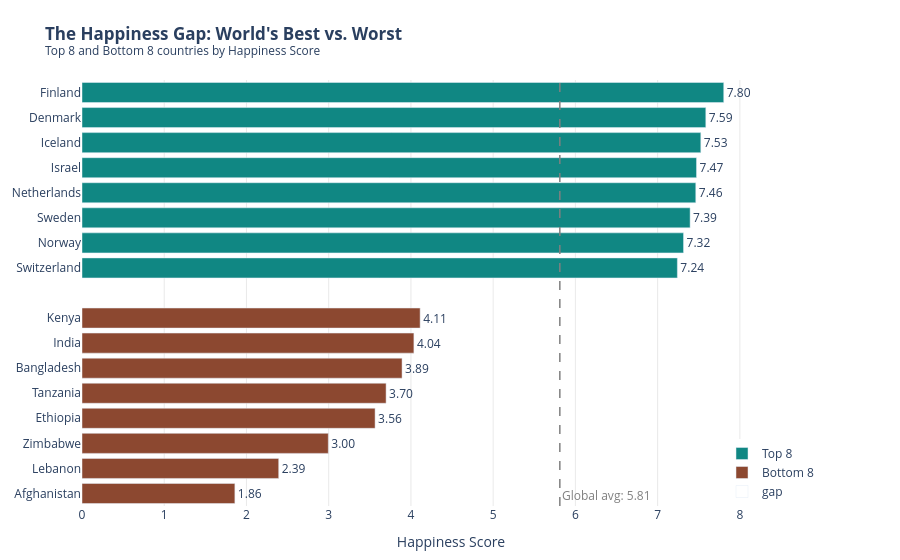

This figure's notebook cell:
### Code cell
spacer = pd.DataFrame({
    'Country': [''],
    'Happiness_Score': [np.nan],
    'Group': ['gap']
})

bottom8_sorted = bottom8.sort_values('Happiness_Score', ascending=False) 
top8_sorted    = top8.sort_values('Happiness_Score', ascending=False)
combined = pd.concat([top8_sorted, spacer, bottom8_sorted], ignore_index=True)

fig = px.bar(
    combined,
    x='Happiness_Score',
    y='Country',
    orientation='h',
    color='Group',
    text='Happiness_Score',
    title='<b>The Happiness Gap: World\'s Best vs. Worst</b><br><sup>Top 8 and Bottom 8 countries by Happiness Score</sup>',
    color_discrete_map={
        'Top 8':    '#108783',
        'Bottom 8': '#8C4830',
        'gap':      'rgba(0,0,0,0)',
    },
    category_orders={
        'Country': combined['Country'].tolist(), 
        'Group':   ['Top 8', 'Bottom 8'], 
    },
)

fig.update_traces(
    texttemplate='%{text:.2f}',
    textposition='outside'
)

fig.add_vline(
    x=global_avg,
    line_dash='dash',
    line_color='grey',
    line_width=1.5,
    annotation_text=f'Global avg: {global_avg:.2f}',
    annotation_position='bottom right',
    annotation_font_color='grey',
)

fig.update_layout(
    plot_bgcolor='white',
    xaxis=dict(
        title='Happiness Score',
        showgrid=True,
        gridcolor='lightgrey',
        gridwidth=0.5,
        range=[0, combined['Happiness_Score'].max(skipna=True) * 1.15],
    ),
    yaxis_title=None,
    legend=dict(
        title=None,
        x=1,
        y=0,
        xanchor='right',
        yanchor='bottom',
    ),
    margin=dict(l=20, r=80, t=80, b=40),
)

fig.show()

### Figure 1 — Plotly figure (JSON) as saved in the notebook; plotly's stock layout.template omitted (floating-point values rounded to 4 significant figures)
{"data": [{"hovertemplate": "Group=Top 8<br>Happiness_Score=%{text}<br>Country=%{y}<extra></extra>", "legendgroup": "Top 8", "marker": {"color": "#108783", "pattern": {"shape": ""}}, "name": "Top 8", "orientation": "h", "showlegend": true, "text": [7.804, 7.586, 7.525, 7.473, 7.464, 7.395, 7.315, 7.24], "textposition": "outside", "texttemplate": "%{text:.2f}", "type": "bar", "x": [7.804, 7.586, 7.525, 7.473, 7.464, 7.395, 7.315, 7.24], "xaxis": "x", "y": ["Finland", "Denmark", "Iceland", "Israel", "Netherlands", "Sweden", "Norway", "Switzerland"], "yaxis": "y"}, {"hovertemplate": "Group=Bottom 8<br>Happiness_Score=%{text}<br>Country=%{y}<extra></extra>", "legendgroup": "Bottom 8", "marker": {"color": "#8C4830", "pattern": {"shape": ""}}, "name": "Bottom 8", "orientation": "h", "showlegend": true, "text": [4.112, 4.036, 3.892, 3.698, 3.564, 2.995, 2.392, 1.859], "textposition": "outside", "texttemplate": "%{text:.2f}", "type": "bar", "x": [4.112, 4.036, 3.892, 3.698, 3.564, 2.995, 2.392, 1.859], "xaxis": "x", "y": ["Kenya", "India", "Bangladesh", "Tanzania", "Ethiopia", "Zimbabwe", "Lebanon", "Afghanistan"], "yaxis": "y"}, {"hovertemplate": "Group=gap<br>Happiness_Score=%{text}<br>Country=%{y}<extra></extra>", "legendgroup": "gap", "marker": {"color": "rgba(0,0,0,0)", "pattern": {"shape": ""}}, "name": "gap", "orientation": "h", "showlegend": true, "text": [NaN], "textposition": "outside", "texttemplate": "%{text:.2f}", "type": "bar", "x": [NaN], "xaxis": "x", "y": [""], "yaxis": "y"}], "layout": {"annotations": [{"font": {"color": "grey"}, "showarrow": false, "text": "Global avg: 5.81", "x": 5.811, "xanchor": "left", "xref": "x", "y": 0, "yanchor": "bottom", "yref": "y domain"}], "barmode": "relative", "legend": {"title": {}, "tracegroupgap": 0, "x": 1, "xanchor": "right", "y": 0, "yanchor": "bottom"}, "margin": {"b": 40, "l": 20, "r": 80, "t": 80}, "plot_bgcolor": "white", "shapes": [{"line": {"color": "grey", "dash": "dash", "width": 1.5}, "type": "line", "x0": 5.811, "x1": 5.811, "xref": "x", "y0": 0, "y1": 1, "yref": "y domain"}], "title": {"text": "<b>The Happiness Gap: World's Best vs. Worst</b><br><sup>Top 8 and Bottom 8 countries by Happiness Score</sup>"}, "xaxis": {"anchor": "y", "domain": [0, 1], "gridcolor": "lightgrey", "gridwidth": 0.5, "range": [0, 8.975], "showgrid": true, "title": {"text": "Happiness Score"}}, "yaxis": {"anchor": "x", "categoryarray": ["Afghanistan", "Lebanon", "Zimbabwe", "Ethiopia", "Tanzania", "Bangladesh", "India", "Kenya", "", "Switzerland", "Norway", "Sweden", "Netherlands", "Israel", "Iceland", "Denmark", "Finland"], "categoryorder": "array", "domain": [0, 1], "title": {}}}}
